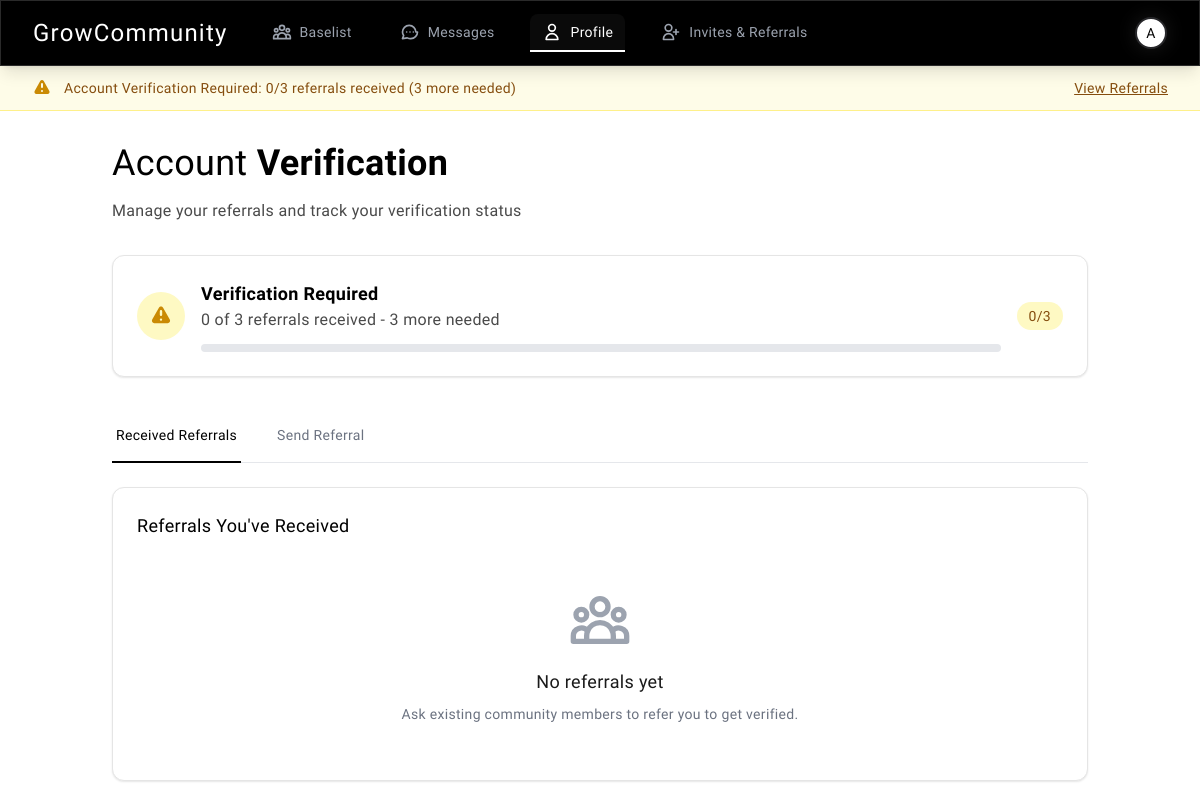
Before: /profiles/referrals/ (signed in) with the older database file.
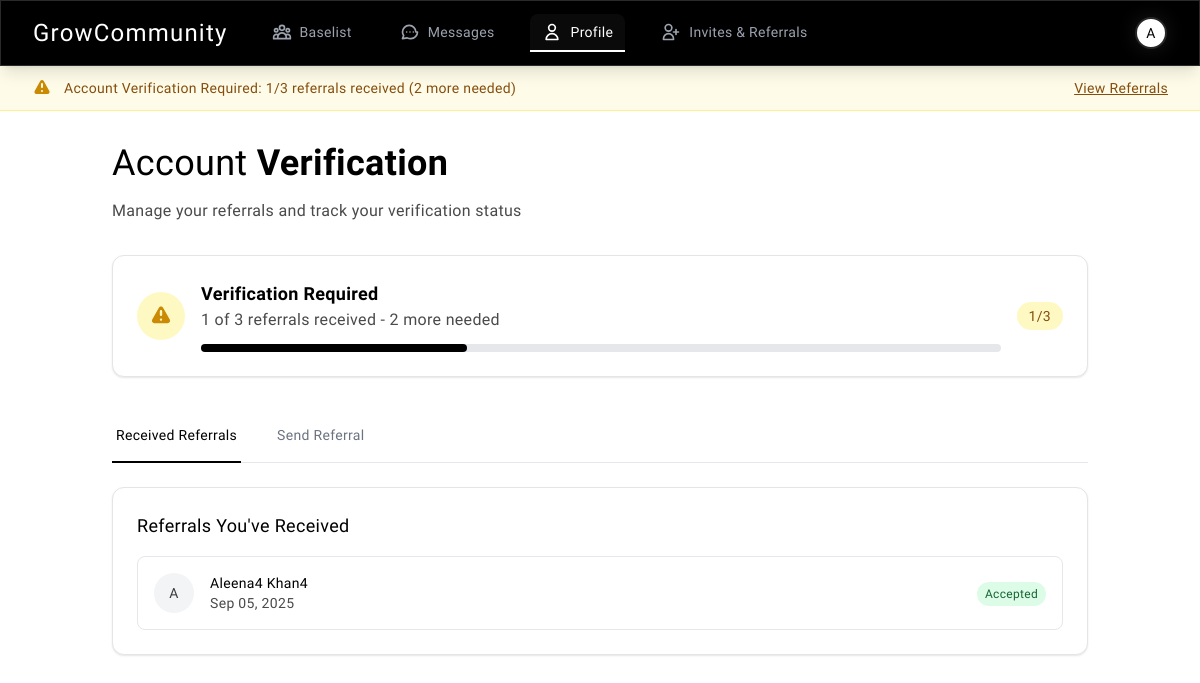
After: the same page with the newer database file.
### profiles/models.py (models this page shows, shortened)
class UserProfile(models.Model):
    ORGANIZATION_LEVELS = [
        ('junior', 'Junior Level'),
        ('mid', 'Mid Level'),
        ('senior', 'Senior Level'),
        ('lead', 'Lead/Manager'),
        ('executive', 'Executive'),
        ('founder', 'Founder/CEO'),
        ('student', 'Student'),
        ('other', 'Other'),
    ]
    NAME_VISIBILITY_CHOICES = [
        ('full', 'Full Name'),
        ('first_only', 'First Name Only'),
        ('initials', 'Initials Only'),
        ('anonymous', 'Anonymous'),
    ]
    user = models.OneToOneField(User, on_delete=models.CASCADE, related_name='profile')
    profile_picture = models.ImageField(
        upload_to='profile_pictures/',
        blank=True,
        null=True,
        help_text="Upload a profile picture (max 5MB)"
    )
    bio = models.TextField(
        max_length=500,
        blank=True,
        help_text="Tell us about yourself (max 500 characters)"
    )
    location = models.CharField(
        max_length=100,
        blank=True,
        help_text="Your city, state/country (e.g., New York, NY)"
    )
    company = models.CharField(max_length=100, blank=True)
    team = models.CharField(max_length=100, blank=True)
    organization_level = models.CharField(
        max_length=20,
        choices=ORGANIZATION_LEVELS,
        blank=True
    )
    schools = models.CharField(
        max_length=200,
        blank=True,
        help_text="Schools, universities, or educational institutions"
    )
    tags = models.TextField(
        blank=True,
        help_text="Tags representing your skills, interests, or expertise (comma-separated)"
    )
    name_visibility = models.CharField(
        max_length=20,
        choices=NAME_VISIBILITY_CHOICES,
        default='full'
    )
    phone_number = models.CharField(
        max_length=15,
        blank=True,
        help_text="Phone number for authentication"
    )
    created_date = models.DateTimeField(auto_now_add=True)
    updated_date = models.DateTimeField(auto_now=True)
    coffee_chat_slots = models.PositiveIntegerField(default=5)
    mentorship_slots = models.PositiveIntegerField(default=3)
    networking_slots = models.PositiveIntegerField(default=10)
    general_slots = models.PositiveIntegerField(default=15)
    is_verified = models.BooleanField(default=False, help_text="User can perform actions if verified")
    invite_source = models.ForeignKey(
        User,
        on_delete=models.SET_NULL,
        null=True,
        blank=True,
        related_name='invited_users',
        help_text="User who sent the original invite"
    )
    needs_referrals = models.BooleanField(default=True, help_text="True if user needs 3 referrals to be verified")
    class Meta:
        ordering = ['-created_date']
    @property
    def display_name(self):
        if self.name_visibility == 'full':
            return f"{self.user.first_name} {self.user.last_name}".strip() or self.user.username
        elif self.name_visibility == 'first_only':
            return self.user.first_name or self.user.username
        elif self.name_visibility == 'initials':
            first_initial = self.user.first_name[0] if self.user.first_name else ''
            last_initial = self.user.last_name[0] if self.user.last_name else ''
            return f"{first_initial}{last_initial}".strip() or self.user.username[0]
        else:  # anonymous
            return "Anonymous User"
    @property
    def referral_count(self):
        return Referral.objects.filter(
            recipient_user=self.user,
            status='accepted'
        ).count()
    @property
    def referrals_needed(self):
        if not self.needs_referrals or self.is_verified:
            return 0
        return max(0, 3 - self.referral_count)

class Referral(models.Model):
    STATUS_CHOICES = [
        ('pending', 'Pending'),
        ('accepted', 'Accepted'),
    ]
    sender = models.ForeignKey(
        User,
        on_delete=models.CASCADE,
        related_name='sent_referrals',
        help_text="User who sends the referral"
    )
    recipient_email = models.EmailField(help_text="Email address of the referral recipient")
    recipient_user = models.ForeignKey(
        User,
        on_delete=models.CASCADE,
        null=True,
        blank=True,
        related_name='received_referrals',
        help_text="User once they register (populated automatically)"
    )
    created_at = models.DateTimeField(auto_now_add=True)
    status = models.CharField(max_length=20, choices=STATUS_CHOICES, default='pending')
    class Meta:
        unique_together = ['sender', 'recipient_email']
        ordering = ['-created_at']

### profiles/views.py (the view)
# urls.py: path('referrals/', views.referrals_view, name='referrals'),
@login_required
def referrals_view(request):
    profile = request.user.profile
    received_referrals = Referral.objects.filter(
        recipient_user=request.user
    ).select_related('sender').order_by('-created_at')
    sent_referrals = Referral.objects.filter(
        sender=request.user
    ).select_related('recipient_user').order_by('-created_at')
    context = {
        'profile': profile,
        'received_referrals': received_referrals,
        'sent_referrals': sent_referrals,
        'verification_status': {
            'is_verified': profile.is_verified,
            'referral_count': profile.referral_count,
            'referrals_needed': profile.referrals_needed,
            'needs_referrals': profile.needs_referrals,
        }
    }
    return render(request, 'profiles/referrals.html', context)

### templates/profiles/referrals.html (shortened to what the changed rows need)
{% extends 'base.html' %}
{% block content %}
<div class="container py-8">
    <div class="mb-8">
        <h1 class="text-4xl font-light text-black mb-4">
            Account <span class="font-semibold">Verification</span>
        </h1>
    </div>
    <div class="card mb-8">
        {% if verification_status.is_verified %}
            <div class="flex items-center space-x-4">
                <div class="w-12 h-12 bg-green-100 rounded-full flex items-center justify-center">
                    <svg class="w-6 h-6 text-green-600" fill="currentColor" viewBox="0 0 20 20">
                        <path fill-rule="evenodd" d="M10 18a8 8 0 100-16 8 8 0 000 16zm3.707-9.293a1 1 0 00-1.414-1.414L9 10.586 7.707 9.293a1 1 0 00-1.414 1.414l2 2a1 1 0 001.414 0l4-4z" clip-rule="evenodd"/>
                    </svg>
                </div>
                <div>
                    <h3 class="text-lg font-semibold text-black">Account Fully Verified</h3>
                    <p class="text-gray-600">You have full access to all GrowCommunity features!</p>
                </div>
            </div>
        {% else %}
            <div class="flex items-center space-x-4">
                <div class="w-12 h-12 bg-yellow-100 rounded-full flex items-center justify-center">
                </div>
                <div class="flex-1">
                    <h3 class="text-lg font-semibold text-black">Verification Required</h3>
                    <p class="text-gray-600">
                        {{ verification_status.referral_count }} of 3 referrals received
                        {% if verification_status.referrals_needed > 0 %}
                            - {{ verification_status.referrals_needed }} more needed
                        {% endif %}
                    </p>
                    <div class="mt-3 w-full bg-gray-200 rounded-full h-2">
                        {% if verification_status.referral_count == 0 %}
                            <div class="bg-black h-2 rounded-full" style="width: 0%"></div>
                        {% elif verification_status.referral_count == 1 %}
                            <div class="bg-black h-2 rounded-full" style="width: 33.33%"></div>
                        {% elif verification_status.referral_count == 2 %}
                            <div class="bg-black h-2 rounded-full" style="width: 66.67%"></div>
                        {% else %}
                            <div class="bg-black h-2 rounded-full" style="width: 100%"></div>
                        {% endif %}
                    </div>
                </div>
                <div>
                    <span class="inline-flex items-center px-3 py-1 rounded-full text-sm font-medium bg-yellow-100 text-yellow-800">
                        {{ verification_status.referral_count }}/3
                    </span>
                </div>
            </div>
        {% endif %}
    </div>
    <div id="received-content" class="tab-content">
        <div class="card">
            {% if received_referrals %}
                <div class="space-y-4">
                    {% for referral in received_referrals %}
                    <div class="flex items-center justify-between p-4 border border-gray-200 rounded-lg">
                        <div class="flex items-center space-x-4">
                            <div class="w-10 h-10 bg-gray-100 rounded-full flex items-center justify-center">
                                <span class="text-sm font-medium text-gray-700">
                                    {{ referral.sender.first_name|first|default:referral.sender.username|first|upper }}
                                </span>
                            </div>
                            <div>
                                <p class="text-sm font-medium text-black">
                                    {{ referral.sender.first_name }} {{ referral.sender.last_name|default:referral.sender.username }}
                                </p>
                                <p class="text-sm text-gray-600">{{ referral.created_at|date:"M d, Y" }}</p>
                            </div>
                        </div>
                        <div>
                            {% if referral.status == 'accepted' %}
                                <span class="inline-flex items-center px-2 py-1 rounded-full text-xs font-medium bg-green-100 text-green-800">
                                    Accepted
                                </span>
                            {% else %}
                                <span class="inline-flex items-center px-2 py-1 rounded-full text-xs font-medium bg-yellow-100 text-yellow-800">
                                    Pending
                                </span>
                            {% endif %}
                        </div>
                    </div>
                    {% endfor %}
                </div>
            {% else %}
                <div class="text-center py-8">
                    <h3 class="mt-4 text-lg font-medium text-gray-900">No referrals yet</h3>
                    <p class="mt-2 text-sm text-gray-500">
                        Ask existing community members to refer you to get verified.
                    </p>
                </div>
            {% endif %}
        </div>
    </div>
</div>
{% endblock %}

### templates/base.html (shortened to what the changed rows need)
<!DOCTYPE html>
<html lang="en" class="h-full bg-white">
<head>
    {% load static %}
    <link rel="stylesheet" href="{% static 'css/base.css' %}">
    <script src="https://cdn.tailwindcss.com"></script>
</head>
<body class="h-full bg-white text-black">
    <div class="min-h-full">
        {% if user.is_authenticated %}
        <nav class="bg-black shadow-lg border-b border-gray-800 white-border sticky top-0 z-50">
            <div class="max-w-7xl mx-auto px-4 sm:px-6 lg:px-8">
                <div class="flex justify-between h-16">
                    <div class="hidden sm:ml-6 sm:flex sm:items-center">
                        <div class="ml-3 relative" x-data="{ open: false }">
                            <div>
                                <button @click="open = !open" class="bg-black flex text-sm rounded-full focus:outline-none focus:ring-2 focus:ring-offset-2 focus:ring-white ring-offset-black">
                                    {% if user.profile.profile_picture %}
                                        <img class="h-8 w-8 rounded-full object-cover" src="{{ user.profile.profile_picture.url }}" alt="{{ user.profile.display_name }}">
                                    {% else %}
                                        <div class="h-8 w-8 rounded-full bg-white flex items-center justify-center text-black text-sm font-medium white-glow border-2 border-zinc-800">
                                            {{ user.first_name|first|default:user.username|first }}
                                        </div>
                                    {% endif %}
                                </button>
                            </div>
                        </div>
                    </div>
                </div>
            </div>
        </nav>
        {% endif %}
        {% if user.is_authenticated and not user.is_superuser and not user.profile.is_verified and user.profile.needs_referrals %}
        <div class="bg-yellow-50 border-b border-yellow-200">
            <div class="max-w-7xl mx-auto px-4 sm:px-6 lg:px-8 py-3">
                <div class="flex items-center justify-between">
                    <div class="flex items-center space-x-3">
                        <div class="flex-shrink-0">
                        </div>
                        <div>
                            <p class="text-sm font-medium text-yellow-800">
                                Account Verification Required: {{ user.profile.referral_count }}/3 referrals received
                                {% if user.profile.referrals_needed > 0 %}
                                    ({{ user.profile.referrals_needed }} more needed)
                                {% endif %}
                            </p>
                        </div>
                    </div>
                    <div class="flex items-center space-x-3">
                        <a href="{% url 'profiles:referrals' %}" class="text-sm font-medium text-yellow-800 hover:text-yellow-900 underline">
                            View Referrals
                        </a>
                    </div>
                </div>
            </div>
        </div>
        {% endif %}
        <main>
            {% block content %}
            {% endblock %}
        </main>
    </div>
</body>
</html>

Changed rows visible on the page:
added Referral: sender.first_name|first "A", sender.first_name "Aleena4", sender.last_name "Khan4", created_at "Sep 05, 2025", status "Accepted"
Other visible differences:
{{ user.profile.referral_count }}: "0" → "1"
{{ user.profile.referrals_needed }}: "3" → "2"
{{ verification_status.referral_count }}: "0" → "1"
{{ verification_status.referrals_needed }}: "3" → "2"
text no longer shown: "No referrals yet Ask existing community members to refer you to get verified."
